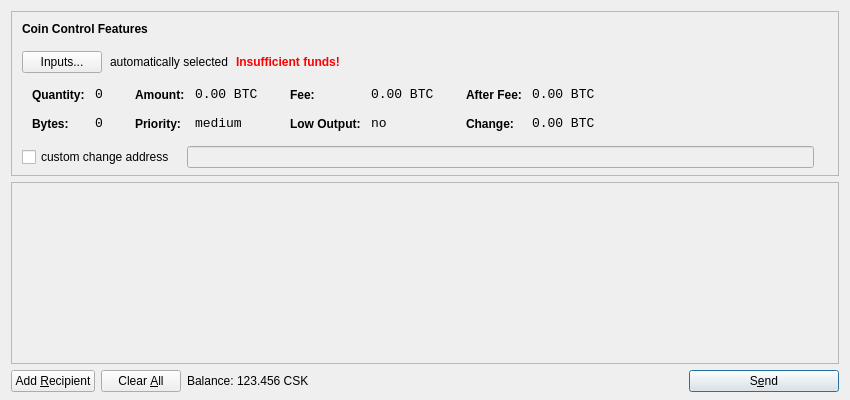
<?xml version="1.0" encoding="UTF-8"?>
<ui version="4.0">
 <class>SendCoinsDialog</class>
 <widget class="QDialog" name="SendCoinsDialog">
  <property name="geometry">
   <rect>
    <x>0</x>
    <y>0</y>
    <width>850</width>
    <height>400</height>
   </rect>
  </property>
  <property name="windowTitle">
   <string>Send Coins</string>
  </property>
  <layout class="QVBoxLayout" name="verticalLayout" stretch="0,1,0">
   <property name="bottomMargin">
    <number>8</number>
   </property>
   <item>
    <widget class="QFrame" name="frameCoinControl">
     <property name="sizePolicy">
      <sizepolicy hsizetype="Expanding" vsizetype="Expanding">
       <horstretch>0</horstretch>
       <verstretch>0</verstretch>
      </sizepolicy>
     </property>
     <property name="maximumSize">
      <size>
       <width>16777215</width>
       <height>16777215</height>
      </size>
     </property>
     <property name="frameShape">
      <enum>QFrame::StyledPanel</enum>
     </property>
     <property name="frameShadow">
      <enum>QFrame::Sunken</enum>
     </property>
     <layout class="QVBoxLayout" name="verticalLayoutCoinControl2">
      <property name="spacing">
       <number>-1</number>
      </property>
      <property name="leftMargin">
       <number>0</number>
      </property>
      <property name="topMargin">
       <number>0</number>
      </property>
      <property name="rightMargin">
       <number>0</number>
      </property>
      <property name="bottomMargin">
       <number>6</number>
      </property>
      <item>
       <layout class="QVBoxLayout" name="verticalLayoutCoinControl" stretch="0,0,0,0,1">
        <property name="spacing">
         <number>0</number>
        </property>
        <property name="leftMargin">
         <number>10</number>
        </property>
        <property name="topMargin">
         <number>10</number>
        </property>
        <item>
         <layout class="QHBoxLayout" name="horizontalLayoutCoinControl1">
          <property name="bottomMargin">
           <number>15</number>
          </property>
          <item>
           <widget class="QLabel" name="labelCoinControlFeatures">
            <property name="sizePolicy">
             <sizepolicy hsizetype="Preferred" vsizetype="Maximum">
              <horstretch>0</horstretch>
              <verstretch>0</verstretch>
             </sizepolicy>
            </property>
            <property name="font">
             <font>
              <weight>75</weight>
              <bold>true</bold>
             </font>
            </property>
            <property name="styleSheet">
             <string notr="true">font-weight:bold;</string>
            </property>
            <property name="text">
             <string>Coin Control Features</string>
            </property>
           </widget>
          </item>
         </layout>
        </item>
        <item>
         <layout class="QHBoxLayout" name="horizontalLayoutCoinControl2" stretch="0,0,0,0">
          <property name="spacing">
           <number>8</number>
          </property>
          <property name="bottomMargin">
           <number>10</number>
          </property>
          <item>
           <widget class="QPushButton" name="pushButtonCoinControl">
            <property name="styleSheet">
             <string notr="true"/>
            </property>
            <property name="text">
             <string>Inputs...</string>
            </property>
           </widget>
          </item>
          <item>
           <widget class="QLabel" name="labelCoinControlAutomaticallySelected">
            <property name="text">
             <string>automatically selected</string>
            </property>
            <property name="margin">
             <number>5</number>
            </property>
           </widget>
          </item>
          <item>
           <widget class="QLabel" name="labelCoinControlInsuffFunds">
            <property name="font">
             <font>
              <weight>75</weight>
              <bold>true</bold>
             </font>
            </property>
            <property name="styleSheet">
             <string notr="true">color:red;font-weight:bold;</string>
            </property>
            <property name="text">
             <string>Insufficient funds!</string>
            </property>
            <property name="margin">
             <number>5</number>
            </property>
           </widget>
          </item>
          <item>
           <spacer name="horizontalSpacerCoinControl">
            <property name="orientation">
             <enum>Qt::Horizontal</enum>
            </property>
            <property name="sizeHint" stdset="0">
             <size>
              <width>40</width>
              <height>1</height>
             </size>
            </property>
           </spacer>
          </item>
         </layout>
        </item>
        <item>
         <widget class="QWidget" name="widgetCoinControl" native="true">
          <property name="sizePolicy">
           <sizepolicy hsizetype="Preferred" vsizetype="Preferred">
            <horstretch>0</horstretch>
            <verstretch>0</verstretch>
           </sizepolicy>
          </property>
          <property name="minimumSize">
           <size>
            <width>0</width>
            <height>0</height>
           </size>
          </property>
          <property name="styleSheet">
           <string notr="true"/>
          </property>
          <layout class="QHBoxLayout" name="horizontalLayoutCoinControl5">
           <property name="margin">
            <number>0</number>
           </property>
           <item>
            <layout class="QHBoxLayout" name="horizontalLayoutCoinControl3" stretch="0,0,0,1">
             <property name="spacing">
              <number>20</number>
             </property>
             <property name="topMargin">
              <number>0</number>
             </property>
             <property name="bottomMargin">
              <number>10</number>
             </property>
             <item>
              <layout class="QFormLayout" name="formLayoutCoinControl1">
               <property name="horizontalSpacing">
                <number>10</number>
               </property>
               <property name="verticalSpacing">
                <number>14</number>
               </property>
               <property name="leftMargin">
                <number>10</number>
               </property>
               <property name="topMargin">
                <number>4</number>
               </property>
               <property name="rightMargin">
                <number>6</number>
               </property>
               <item row="0" column="0">
                <widget class="QLabel" name="labelCoinControlQuantityText">
                 <property name="styleSheet">
                  <string notr="true">font-weight:bold;</string>
                 </property>
                 <property name="text">
                  <string>Quantity:</string>
                 </property>
                 <property name="margin">
                  <number>0</number>
                 </property>
                </widget>
               </item>
               <item row="0" column="1">
                <widget class="QLabel" name="labelCoinControlQuantity">
                 <property name="font">
                  <font>
                   <family>Monospace</family>
                   <pointsize>10</pointsize>
                  </font>
                 </property>
                 <property name="cursor">
                  <cursorShape>IBeamCursor</cursorShape>
                 </property>
                 <property name="contextMenuPolicy">
                  <enum>Qt::ActionsContextMenu</enum>
                 </property>
                 <property name="text">
                  <string notr="true">0</string>
                 </property>
                 <property name="margin">
                  <number>0</number>
                 </property>
                 <property name="textInteractionFlags">
                  <set>Qt::LinksAccessibleByMouse|Qt::TextSelectableByKeyboard|Qt::TextSelectableByMouse</set>
                 </property>
                </widget>
               </item>
               <item row="1" column="0">
                <widget class="QLabel" name="labelCoinControlBytesText">
                 <property name="styleSheet">
                  <string notr="true">font-weight:bold;</string>
                 </property>
                 <property name="text">
                  <string>Bytes:</string>
                 </property>
                </widget>
               </item>
               <item row="1" column="1">
                <widget class="QLabel" name="labelCoinControlBytes">
                 <property name="font">
                  <font>
                   <family>Monospace</family>
                   <pointsize>10</pointsize>
                  </font>
                 </property>
                 <property name="cursor">
                  <cursorShape>IBeamCursor</cursorShape>
                 </property>
                 <property name="contextMenuPolicy">
                  <enum>Qt::ActionsContextMenu</enum>
                 </property>
                 <property name="text">
                  <string notr="true">0</string>
                 </property>
                 <property name="textInteractionFlags">
                  <set>Qt::LinksAccessibleByMouse|Qt::TextSelectableByKeyboard|Qt::TextSelectableByMouse</set>
                 </property>
                </widget>
               </item>
              </layout>
             </item>
             <item>
              <layout class="QFormLayout" name="formLayoutCoinControl2">
               <property name="horizontalSpacing">
                <number>10</number>
               </property>
               <property name="verticalSpacing">
                <number>14</number>
               </property>
               <property name="leftMargin">
                <number>6</number>
               </property>
               <property name="topMargin">
                <number>4</number>
               </property>
               <property name="rightMargin">
                <number>6</number>
               </property>
               <item row="0" column="0">
                <widget class="QLabel" name="labelCoinControlAmountText">
                 <property name="styleSheet">
                  <string notr="true">font-weight:bold;</string>
                 </property>
                 <property name="text">
                  <string>Amount:</string>
                 </property>
                 <property name="margin">
                  <number>0</number>
                 </property>
                </widget>
               </item>
               <item row="0" column="1">
                <widget class="QLabel" name="labelCoinControlAmount">
                 <property name="font">
                  <font>
                   <family>Monospace</family>
                   <pointsize>10</pointsize>
                  </font>
                 </property>
                 <property name="cursor">
                  <cursorShape>IBeamCursor</cursorShape>
                 </property>
                 <property name="contextMenuPolicy">
                  <enum>Qt::ActionsContextMenu</enum>
                 </property>
                 <property name="text">
                  <string notr="true">0.00 BTC</string>
                 </property>
                 <property name="textInteractionFlags">
                  <set>Qt::LinksAccessibleByMouse|Qt::TextSelectableByKeyboard|Qt::TextSelectableByMouse</set>
                 </property>
                </widget>
               </item>
               <item row="1" column="0">
                <widget class="QLabel" name="labelCoinControlPriorityText">
                 <property name="styleSheet">
                  <string notr="true">font-weight:bold;</string>
                 </property>
                 <property name="text">
                  <string>Priority:</string>
                 </property>
                </widget>
               </item>
               <item row="1" column="1">
                <widget class="QLabel" name="labelCoinControlPriority">
                 <property name="font">
                  <font>
                   <family>Monospace</family>
                   <pointsize>10</pointsize>
                  </font>
                 </property>
                 <property name="cursor">
                  <cursorShape>IBeamCursor</cursorShape>
                 </property>
                 <property name="contextMenuPolicy">
                  <enum>Qt::ActionsContextMenu</enum>
                 </property>
                 <property name="text">
                  <string>medium</string>
                 </property>
                 <property name="textInteractionFlags">
                  <set>Qt::LinksAccessibleByMouse|Qt::TextSelectableByKeyboard|Qt::TextSelectableByMouse</set>
                 </property>
                </widget>
               </item>
              </layout>
             </item>
             <item>
              <layout class="QFormLayout" name="formLayoutCoinControl3">
               <property name="horizontalSpacing">
                <number>10</number>
               </property>
               <property name="verticalSpacing">
                <number>14</number>
               </property>
               <property name="leftMargin">
                <number>6</number>
               </property>
               <property name="topMargin">
                <number>4</number>
               </property>
               <property name="rightMargin">
                <number>6</number>
               </property>
               <item row="0" column="0">
                <widget class="QLabel" name="labelCoinControlFeeText">
                 <property name="styleSheet">
                  <string notr="true">font-weight:bold;</string>
                 </property>
                 <property name="text">
                  <string>Fee:</string>
                 </property>
                 <property name="margin">
                  <number>0</number>
                 </property>
                </widget>
               </item>
               <item row="0" column="1">
                <widget class="QLabel" name="labelCoinControlFee">
                 <property name="font">
                  <font>
                   <family>Monospace</family>
                   <pointsize>10</pointsize>
                  </font>
                 </property>
                 <property name="cursor">
                  <cursorShape>IBeamCursor</cursorShape>
                 </property>
                 <property name="contextMenuPolicy">
                  <enum>Qt::ActionsContextMenu</enum>
                 </property>
                 <property name="text">
                  <string notr="true">0.00 BTC</string>
                 </property>
                 <property name="textInteractionFlags">
                  <set>Qt::LinksAccessibleByMouse|Qt::TextSelectableByKeyboard|Qt::TextSelectableByMouse</set>
                 </property>
                </widget>
               </item>
               <item row="1" column="0">
                <widget class="QLabel" name="labelCoinControlLowOutputText">
                 <property name="styleSheet">
                  <string notr="true">font-weight:bold;</string>
                 </property>
                 <property name="text">
                  <string>Low Output:</string>
                 </property>
                </widget>
               </item>
               <item row="1" column="1">
                <widget class="QLabel" name="labelCoinControlLowOutput">
                 <property name="font">
                  <font>
                   <family>Monospace</family>
                   <pointsize>10</pointsize>
                  </font>
                 </property>
                 <property name="cursor">
                  <cursorShape>IBeamCursor</cursorShape>
                 </property>
                 <property name="contextMenuPolicy">
                  <enum>Qt::ActionsContextMenu</enum>
                 </property>
                 <property name="text">
                  <string>no</string>
                 </property>
                 <property name="textInteractionFlags">
                  <set>Qt::LinksAccessibleByMouse|Qt::TextSelectableByKeyboard|Qt::TextSelectableByMouse</set>
                 </property>
                </widget>
               </item>
              </layout>
             </item>
             <item>
              <layout class="QFormLayout" name="formLayoutCoinControl4">
               <property name="horizontalSpacing">
                <number>10</number>
               </property>
               <property name="verticalSpacing">
                <number>14</number>
               </property>
               <property name="leftMargin">
                <number>6</number>
               </property>
               <property name="topMargin">
                <number>4</number>
               </property>
               <property name="rightMargin">
                <number>6</number>
               </property>
               <item row="0" column="0">
                <widget class="QLabel" name="labelCoinControlAfterFeeText">
                 <property name="styleSheet">
                  <string notr="true">font-weight:bold;</string>
                 </property>
                 <property name="text">
                  <string>After Fee:</string>
                 </property>
                 <property name="margin">
                  <number>0</number>
                 </property>
                </widget>
               </item>
               <item row="0" column="1">
                <widget class="QLabel" name="labelCoinControlAfterFee">
                 <property name="font">
                  <font>
                   <family>Monospace</family>
                   <pointsize>10</pointsize>
                  </font>
                 </property>
                 <property name="cursor">
                  <cursorShape>IBeamCursor</cursorShape>
                 </property>
                 <property name="contextMenuPolicy">
                  <enum>Qt::ActionsContextMenu</enum>
                 </property>
                 <property name="text">
                  <string notr="true">0.00 BTC</string>
                 </property>
                 <property name="textInteractionFlags">
                  <set>Qt::LinksAccessibleByMouse|Qt::TextSelectableByKeyboard|Qt::TextSelectableByMouse</set>
                 </property>
                </widget>
               </item>
               <item row="1" column="0">
                <widget class="QLabel" name="labelCoinControlChangeText">
                 <property name="styleSheet">
                  <string notr="true">font-weight:bold;</string>
                 </property>
                 <property name="text">
                  <string>Change:</string>
                 </property>
                </widget>
               </item>
               <item row="1" column="1">
                <widget class="QLabel" name="labelCoinControlChange">
                 <property name="font">
                  <font>
                   <family>Monospace</family>
                   <pointsize>10</pointsize>
                  </font>
                 </property>
                 <property name="cursor">
                  <cursorShape>IBeamCursor</cursorShape>
                 </property>
                 <property name="contextMenuPolicy">
                  <enum>Qt::ActionsContextMenu</enum>
                 </property>
                 <property name="text">
                  <string notr="true">0.00 BTC</string>
                 </property>
                 <property name="textInteractionFlags">
                  <set>Qt::LinksAccessibleByMouse|Qt::TextSelectableByKeyboard|Qt::TextSelectableByMouse</set>
                 </property>
                </widget>
               </item>
              </layout>
             </item>
            </layout>
           </item>
          </layout>
         </widget>
        </item>
        <item>
         <layout class="QHBoxLayout" name="horizontalLayoutCoinControl4" stretch="0,0,0">
          <property name="spacing">
           <number>12</number>
          </property>
          <property name="sizeConstraint">
           <enum>QLayout::SetDefaultConstraint</enum>
          </property>
          <property name="topMargin">
           <number>5</number>
          </property>
          <property name="rightMargin">
           <number>5</number>
          </property>
          <item>
           <widget class="QCheckBox" name="checkBoxCoinControlChange">
            <property name="text">
             <string>custom change address</string>
            </property>
           </widget>
          </item>
          <item>
           <widget class="QLineEdit" name="lineEditCoinControlChange">
            <property name="enabled">
             <bool>false</bool>
            </property>
            <property name="sizePolicy">
             <sizepolicy hsizetype="Expanding" vsizetype="Fixed">
              <horstretch>0</horstretch>
              <verstretch>0</verstretch>
             </sizepolicy>
            </property>
           </widget>
          </item>
          <item>
           <widget class="QLabel" name="labelCoinControlChangeLabel">
            <property name="sizePolicy">
             <sizepolicy hsizetype="Preferred" vsizetype="Expanding">
              <horstretch>0</horstretch>
              <verstretch>0</verstretch>
             </sizepolicy>
            </property>
            <property name="minimumSize">
             <size>
              <width>0</width>
              <height>0</height>
             </size>
            </property>
            <property name="text">
             <string/>
            </property>
            <property name="margin">
             <number>3</number>
            </property>
           </widget>
          </item>
         </layout>
        </item>
        <item>
         <spacer name="verticalSpacerCoinControl">
          <property name="orientation">
           <enum>Qt::Vertical</enum>
          </property>
          <property name="sizeHint" stdset="0">
           <size>
            <width>800</width>
            <height>1</height>
           </size>
          </property>
         </spacer>
        </item>
       </layout>
      </item>
     </layout>
    </widget>
   </item>
   <item>
    <widget class="QScrollArea" name="scrollArea">
     <property name="widgetResizable">
      <bool>true</bool>
     </property>
     <widget class="QWidget" name="scrollAreaWidgetContents">
      <property name="geometry">
       <rect>
        <x>0</x>
        <y>0</y>
        <width>830</width>
        <height>165</height>
       </rect>
      </property>
      <layout class="QVBoxLayout" name="verticalLayout_2">
       <property name="margin">
        <number>0</number>
       </property>
       <item>
        <layout class="QVBoxLayout" name="entries">
         <property name="spacing">
          <number>6</number>
         </property>
        </layout>
       </item>
       <item>
        <spacer name="verticalSpacer">
         <property name="orientation">
          <enum>Qt::Vertical</enum>
         </property>
         <property name="sizeHint" stdset="0">
          <size>
           <width>20</width>
           <height>40</height>
          </size>
         </property>
        </spacer>
       </item>
      </layout>
     </widget>
    </widget>
   </item>
   <item>
    <layout class="QHBoxLayout" name="horizontalLayout">
     <item>
      <widget class="QPushButton" name="addButton">
       <property name="toolTip">
        <string>Send to multiple recipients at once</string>
       </property>
       <property name="text">
        <string>Add &amp;Recipient</string>
       </property>
       <property name="icon">
        <iconset resource="../bitcoin.qrc">
         <normaloff>:/icons/add</normaloff>:/icons/add</iconset>
       </property>
       <property name="autoDefault">
        <bool>false</bool>
       </property>
      </widget>
     </item>
     <item>
      <widget class="QPushButton" name="clearButton">
       <property name="sizePolicy">
        <sizepolicy hsizetype="Minimum" vsizetype="Fixed">
         <horstretch>0</horstretch>
         <verstretch>0</verstretch>
        </sizepolicy>
       </property>
       <property name="toolTip">
        <string>Remove all transaction fields</string>
       </property>
       <property name="text">
        <string>Clear &amp;All</string>
       </property>
       <property name="icon">
        <iconset resource="../bitcoin.qrc">
         <normaloff>:/icons/remove</normaloff>:/icons/remove</iconset>
       </property>
       <property name="autoRepeatDelay">
        <number>300</number>
       </property>
       <property name="autoDefault">
        <bool>false</bool>
       </property>
      </widget>
     </item>
     <item>
      <layout class="QHBoxLayout" name="horizontalLayout_2">
       <property name="spacing">
        <number>3</number>
       </property>
       <item>
        <widget class="QLabel" name="label">
         <property name="text">
          <string>Balance:</string>
         </property>
        </widget>
       </item>
       <item>
        <widget class="QLabel" name="labelBalance">
         <property name="cursor">
          <cursorShape>IBeamCursor</cursorShape>
         </property>
         <property name="text">
          <string>123.456 CSK</string>
         </property>
         <property name="textInteractionFlags">
          <set>Qt::LinksAccessibleByMouse|Qt::TextSelectableByKeyboard|Qt::TextSelectableByMouse</set>
         </property>
        </widget>
       </item>
      </layout>
     </item>
     <item>
      <spacer name="horizontalSpacer">
       <property name="orientation">
        <enum>Qt::Horizontal</enum>
       </property>
       <property name="sizeHint" stdset="0">
        <size>
         <width>40</width>
         <height>20</height>
        </size>
       </property>
      </spacer>
     </item>
     <item>
      <widget class="QPushButton" name="sendButton">
       <property name="minimumSize">
        <size>
         <width>150</width>
         <height>0</height>
        </size>
       </property>
       <property name="toolTip">
        <string>Confirm the send action</string>
       </property>
       <property name="text">
        <string>S&amp;end</string>
       </property>
       <property name="icon">
        <iconset resource="../bitcoin.qrc">
         <normaloff>:/icons/send</normaloff>:/icons/send</iconset>
       </property>
       <property name="default">
        <bool>true</bool>
       </property>
      </widget>
     </item>
    </layout>
   </item>
  </layout>
 </widget>
 <resources>
  <include location="../bitcoin.qrc"/>
 </resources>
 <connections/>
</ui>
